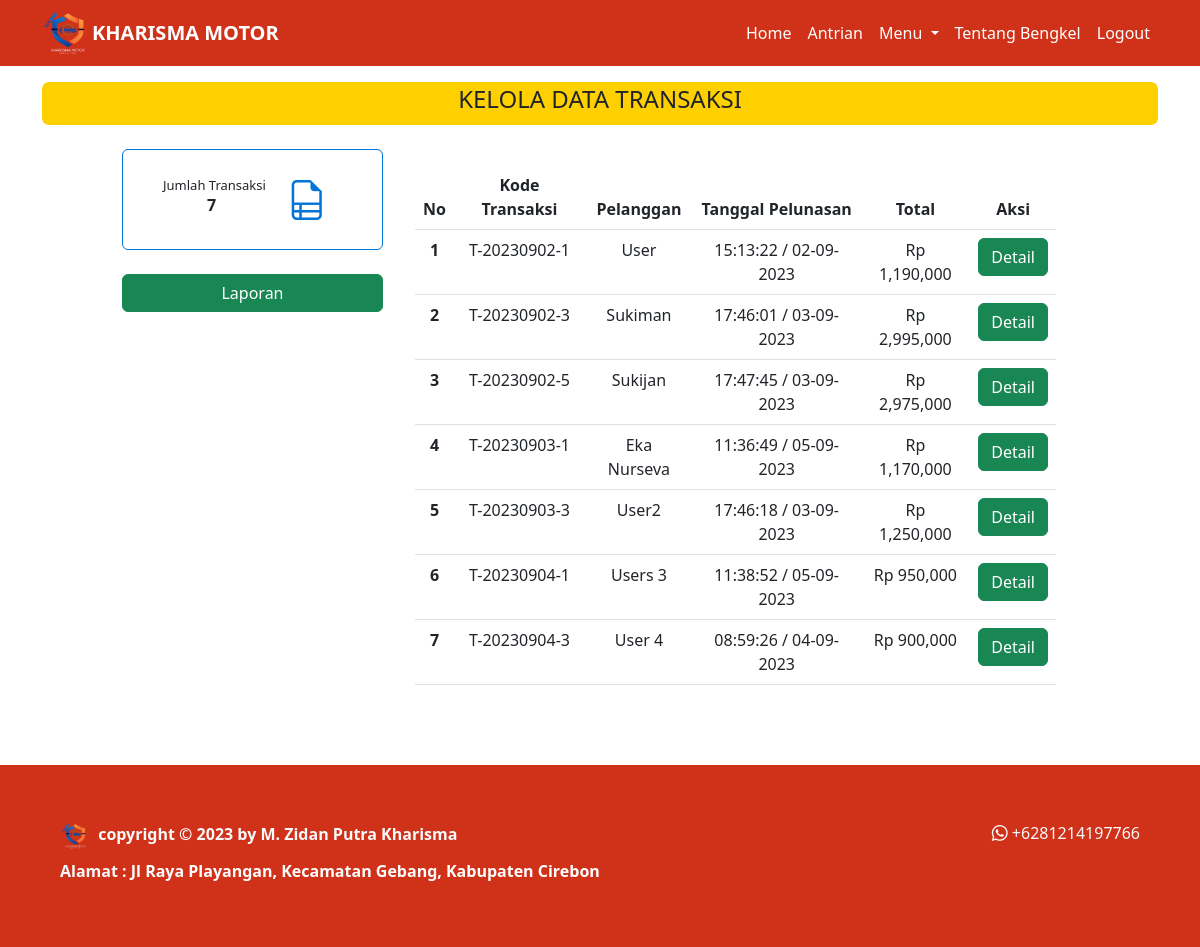
The page /kelola/transaksi.php (signed in) on the database as committed earlier.
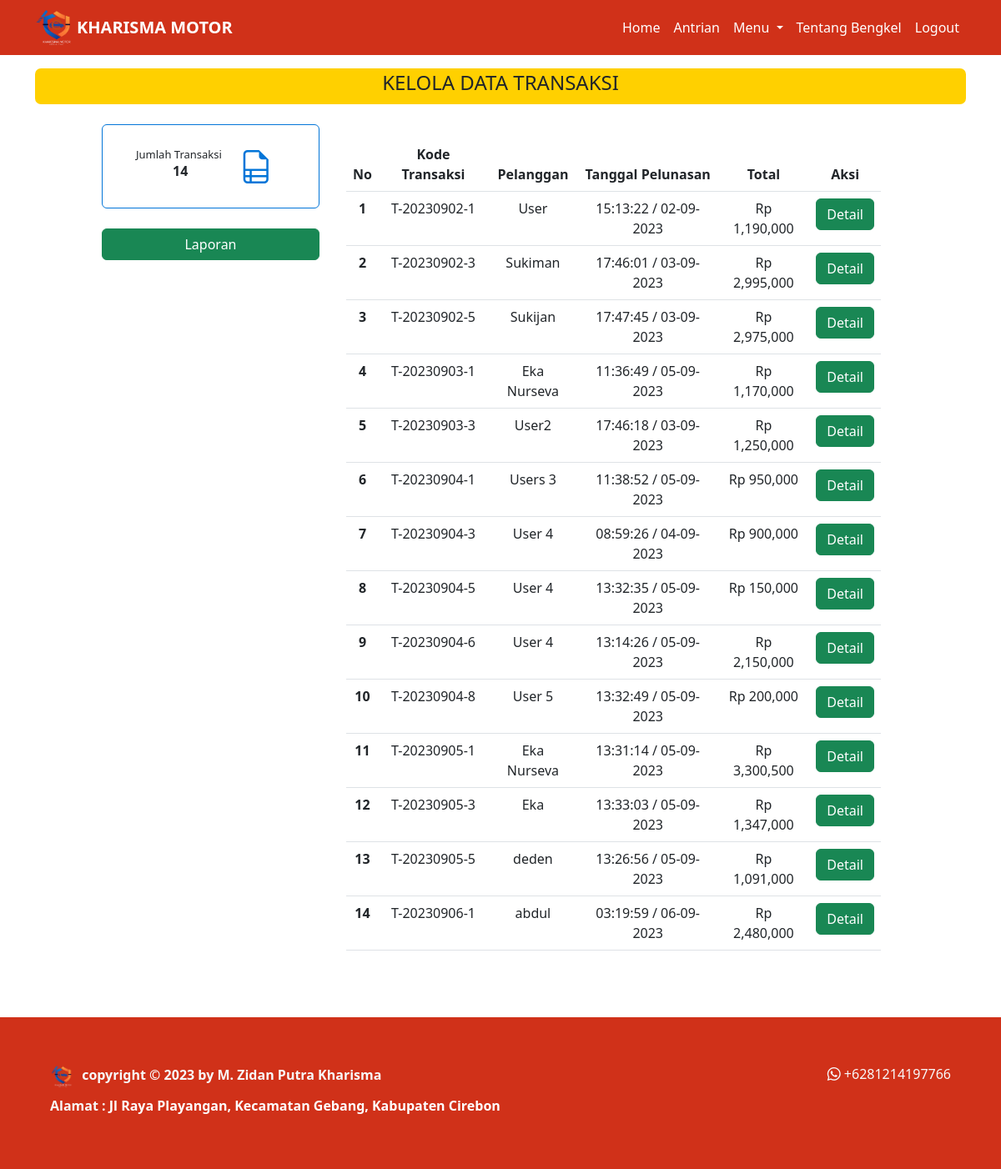
The same page on the database as committed later.
### tables this page shows
CREATE TABLE `antrian` (
  `id_antrian` int(11) NOT NULL,
  `id_kendaraan` int(11) NOT NULL,
  `no_antrian` varchar(20) NOT NULL,
  `nama_pelanggan` varchar(100) NOT NULL,
  `no_hp` varchar(20) NOT NULL,
  `tanggal` timestamp NOT NULL DEFAULT current_timestamp(),
  `nopol` varchar(50) NOT NULL,
  `alamat` text NOT NULL,
  `status` varchar(50) NOT NULL
);

CREATE TABLE `transaksi` (
  `idtransaksi` int(11) NOT NULL,
  `idantrian` int(11) NOT NULL,
  `idservis` int(11) DEFAULT NULL,
  `idsparepart` int(11) DEFAULT NULL,
  `kode_transaksi` varchar(50) NOT NULL,
  `tanggal_pelunasan` timestamp NOT NULL DEFAULT current_timestamp() ON UPDATE current_timestamp(),
  `status_transaksi` varchar(20) NOT NULL
);

### controller/function.php (called while the page is built, shortened)
<?php
$conn = mysqli_connect("localhost", "root", "", "kharisma_motor");
function query($query)
{
    global $conn;
    $result = mysqli_query($conn, $query);
    $rows = [];
    while ($row = mysqli_fetch_assoc($result)) {
        $rows[] = $row;
    }
    return $rows;
}
function jumlah_data($data)
{
    global $conn;
    $query = mysqli_query($conn, $data);
    $jumlah_data = mysqli_num_rows($query);
    return $jumlah_data;
}
function enkripsi($teks)
{
    $text = $teks;
    $kunci = 'kharisma_motor';
    $key = hash('sha256', $kunci);
    $pkey = "123";
    $method = "aes-192-cfb1";
    $iv = substr(hash('sha256', $pkey), 0, 16);
    $enkripsi = openssl_encrypt($text, $method, $key, 0, $iv);
    $enkripsi = base64_encode($enkripsi);
    return $enkripsi;
}
?>

### controller/controller_transaksi.php (called while the page is built, shortened)
<?php
    require_once('function.php');
    function jumlah_transaksi() {
        $antrian = query("SELECT * FROM antrian");
        $jumlah_lunas = 0;
        foreach($antrian as $an) {
            $idantrian = $an['id_antrian'];
            $jumlah = jumlah_data("SELECT * FROM transaksi WHERE idantrian = $idantrian");
            if($jumlah > 0 ) {
                $transaksi = query("SELECT * FROM transaksi WHERE idantrian = $idantrian");
                if($transaksi[0]['status_transaksi'] == "Lunas") {
                    $jumlah_lunas += 1;
                }
            }
        }
        return $jumlah_lunas;
    }
    function total($id, $data) {
        $total = 0;
        foreach($data as $da) {
            if($da['idservis'] != NULL) {
                $idservis = $da['idservis'];
                $datser = query("SELECT * FROM servis WHERE idservis = $idservis")[0];
                $total += $datser['harga_jasa'];
            } elseif($da['idsparepart'] != NULL) {
                $idsparepart = $da['idsparepart'];
                $dahar = query("SELECT * FROM harga_sparepart WHERE idkendaraan = $id AND idsparepart = $idsparepart")[0];
                $total += $dahar['harga'];
            }
        }
        return $total;
    }
?>

### kelola/transaksi.php (the view, shortened to what the changed rows need)
<?php
require_once "../controller/controller_transaksi.php";
$antrian = query("SELECT * FROM antrian");
$jumlah_transaksi = jumlah_transaksi();
?>
<!DOCTYPE html>
<html lang="en">
<head>
    <link href="https://cdn.jsdelivr.net/npm/bootstrap@5.3.0/dist/css/bootstrap.min.css" rel="stylesheet"
>
    <link rel="stylesheet" href="https://cdn.jsdelivr.net/npm/bootstrap-icons@1.10.5/font/bootstrap-icons.css">
    <link rel="stylesheet" href="../style.css">
    <link rel="stylesheet" href="https://cdn.datatables.net/1.13.4/css/jquery.dataTables.min.css">
</head>
<body>
    <div class="container">
        <div class="content py-3">
            <div class="row">
                <div class="col-3 me-2" style="margin-left: 80px;">
                    <div class="card my-4">
                        <div class="card-body mt-3">
                            <h6 class="card-subtitle ms-4">Jumlah Transaksi</h6>
                            <p class="card-text fw-bold">
                                <?= $jumlah_transaksi; ?>
                            </p>
                            <i class="icon bi bi-file-earmark-ruled"></i>
                        </div>
                    </div>
                </div>
                <div class="col-7 mt-4">
                    <table class="table table-hover mt-3" id="example">
                        <thead class="text-center">
                            <tr>
                                <th scope="col">No</th>
                                <th scope="col">Kode Transaksi</th>
                                <th scope="col">Pelanggan</th>
                                <th scope="col">Tanggal Pelunasan</th>
                                <th scope="col">Total</th>
                                <th scope="col">Aksi</th>
                            </tr>
                        </thead>
                        <tbody class="text-center">
                            <?php
                            $i = 1;
                            foreach ($antrian as $ant):
                                $idantrian = $ant['id_antrian'];
                                $jumlah = jumlah_data("SELECT * FROM transaksi WHERE idantrian = $idantrian");
                                if ($jumlah > 0):
                                    $transaksi = query("SELECT * FROM transaksi WHERE idantrian = $idantrian");
                                    $idkendaraan = $ant['id_kendaraan'];
                                    if ($transaksi[0]['status_transaksi'] == "Lunas"):
                                        $total = total($idkendaraan, $transaksi);
                                        $tanggal = date("H:i:s / d-m-Y", strtotime($transaksi[0]['tanggal_pelunasan']));
                                        $idenkripsi = enkripsi($idantrian);
                                        ?>
                                        <tr>
                                            <th scope="row">
                                                <?= $i; ?>
                                            </th>
                                            <td>
                                                <?= $transaksi[0]['kode_transaksi']; ?>
                                            </td>
                                            <td>
                                                <?= $ant['nama_pelanggan']; ?>
                                            </td>
                                            <td>
                                                <?= $tanggal; ?>
                                            </td>
                                            <td>Rp
                                                <?= number_format($total); ?>
                                            </td>
                                            <td>
                                                <a class="text-decoration-none btn btn-success"
                                                    href="detail_transaksi.php?id=<?= $idenkripsi; ?>">
                                                    Detail
                                                </a>
                                            </td>
                                        </tr>
                                        <?php
                                        $i++;
                                    endif;
                                endif;
                            endforeach;
                            ?>
                        </tbody>
                    </table>
                </div>
            </div>
        </div>
    </div>
</body>
</html>

Rows that differ between the two databases and show on the page:
now on this page (row edited): antrian: transaksi.kode_transaksi "T-20230904-5", nama_pelanggan "User 4", transaksi.tanggal_pelunasan "13:32:35 / 05-09-2023", total "150,000"
now on this page (row edited): antrian: transaksi.kode_transaksi "T-20230904-6", nama_pelanggan "User 4", transaksi.tanggal_pelunasan "13:14:26 / 05-09-2023", total "2,150,000"
now on this page (row edited): antrian: transaksi.kode_transaksi "T-20230904-8", nama_pelanggan "User 5", transaksi.tanggal_pelunasan "13:32:49 / 05-09-2023", total "200,000"
now on this page (row edited): antrian: transaksi.kode_transaksi "T-20230905-1", nama_pelanggan "Eka Nurseva", transaksi.tanggal_pelunasan "13:31:14 / 05-09-2023", total "3,300,500"
now on this page (row edited): antrian: transaksi.kode_transaksi "T-20230905-3", nama_pelanggan "Eka", transaksi.tanggal_pelunasan "13:33:03 / 05-09-2023", total "1,347,000"
added antrian: transaksi.kode_transaksi "T-20230905-5", nama_pelanggan "deden", transaksi.tanggal_pelunasan "13:26:56 / 05-09-2023", total "1,091,000"
added antrian: transaksi.kode_transaksi "T-20230906-1", nama_pelanggan "abdul", transaksi.tanggal_pelunasan "03:19:59 / 06-09-2023", total "2,480,000"
Other text that changed with them:
$jumlah_transaksi: "7" → "14"
